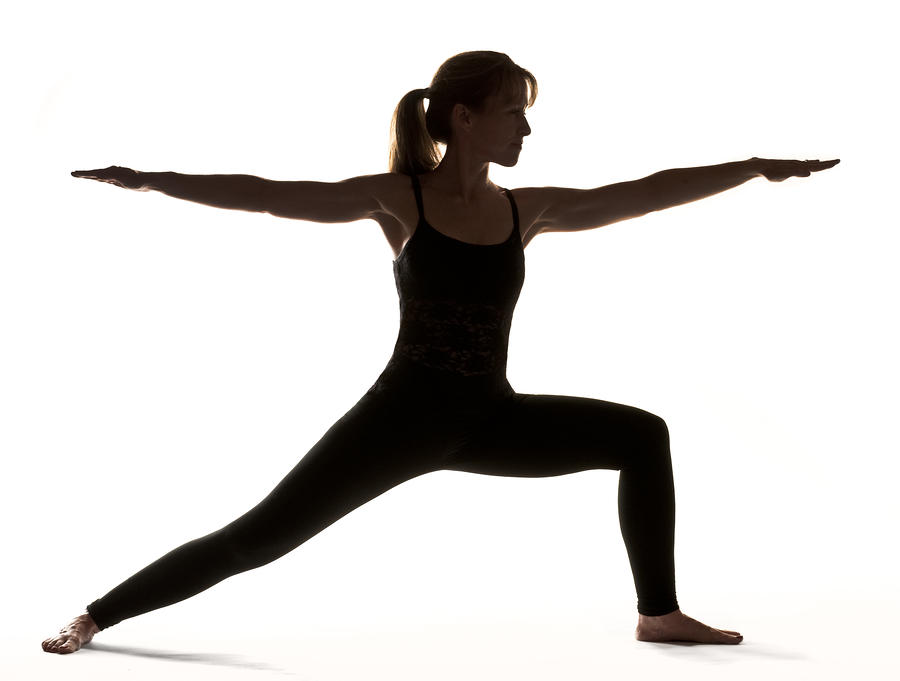
#> input picture projetos/yoga-poses-classification/data/interim/TEST/warrior2/00000020.jpg, 900 x 681 px, found by its file name; its folder holds only this picture in this run
$ jupyter execute Processamento.ipynb
#> lines starting #> are read from the running program, lines starting #| are printed output that depends on the picture; after the words box and inside, x2 and y2 are one past the last pixel; in counts of white or black regions, pixels touching at a corner belong together
[cell 1]
from google.colab import drive
drive.mount('/content/gdrive')
data_dir = "gdrive/MyDrive/PROJETO/NovoDATASET2"

#Imports do codigo

[cell 2]
# Imports
import os
import cv2
import numpy as np
from google.colab.patches import cv2_imshow
from skimage.morphology import thin
from scipy import ndimage as ndi
from skimage.feature import peak_local_max
import math

#Direção entre 2 pontos

[cell 3]
def get_direction(prev_point, point):
    dx = point[0] - prev_point[0]
    dy = point[1] - prev_point[1]
    angle = math.atan2(dy, dx)
    angle_degrees = math.degrees(angle)

    # Arredondar o ângulo para um dos valores discretos correspondentes
    if angle_degrees < 0:
        angle_degrees += 360

    if angle_degrees >= 337.5 or angle_degrees < 22.5:
        return 0  # Leste
    elif 22.5 <= angle_degrees < 67.5:
        return 1  # Nordeste
    elif 67.5 <= angle_degrees < 112.5:
        return 2  # Norte
    elif 112.5 <= angle_degrees < 157.5:
        return 3  # Noroeste
    elif 157.5 <= angle_degrees < 202.5:
        return 4  # Oeste
    elif 202.5 <= angle_degrees < 247.5:
        return 5  # Sudoeste
    elif 247.5 <= angle_degrees < 292.5:
        return 6  # Sul
    elif 292.5 <= angle_degrees < 337.5:
        return 7  # Sudeste

#Codigo da cadeia

[cell 4]
def codigodacadeia(contours):
  # Extrair o código da cadeia de cada contorno
  chain_codes = []
  for contour in contours:
      contour = np.squeeze(contour)  # Remover dimensão redundante
      chain_code = []
      prev_point = contour[-1]  # Ponto inicial
      for point in contour:
          direction = get_direction(prev_point, point)  # Função para calcular a direção entre dois pontos
          chain_code.append(direction)
          prev_point = point
      chain_codes.append(chain_code)

  print(chain_code)

#Metodo de processamento de imagem escolhido

[cell 5]
def reading_img_in_datasets(path):

  # Verifica as pastas dentro da classe escolhida
  Train_path = os.listdir(path)

  #Para cada imagem dentro da classe escolhida
  for filename in Train_path:

    # Carregar a imagem colorida
    img = cv2.imread(os.path.join(path, filename))
#> img is the input picture: shape (681, 900, 3); mean B, G, R 209.9, 211.4, 213.4
    img = np.array(img, dtype=np.uint8)

    # Apply bilateral filter with d = 7,
    # sigmaColor = sigmaSpace = 60.
    img = cv2.bilateralFilter(img, 7, 60, 60)

    # Converter a imagem para escala de cinza
    gray = cv2.cvtColor(img, cv2.COLOR_BGR2GRAY)

    # Realizar a limiarização na imagem em escala de cinza aplicando OTSU
    _, thresh = cv2.threshold(gray, 0, 255, cv2.THRESH_BINARY + cv2.THRESH_OTSU)
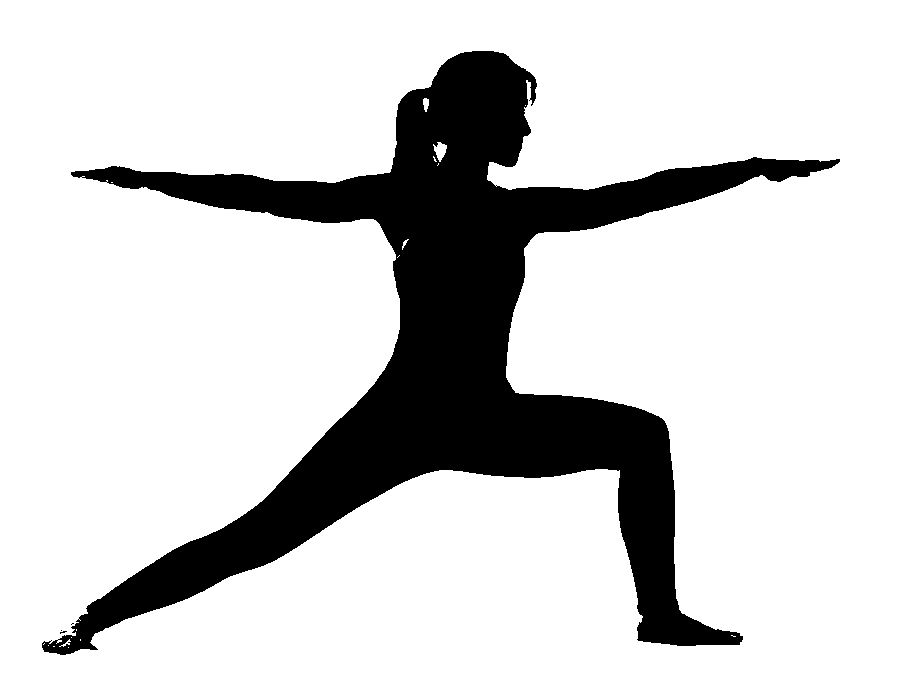
#> thresh: shape (681, 900); 81.7% white; 4 black regions (3 under 20 px), largest, box (x1, y1, x2, y2) and area: (42, 51, 840, 655) 111972

    # Aplicar a detecção de bordas de Canny na imagem binarizada
    edges = cv2.Canny(thresh, 100, 200)
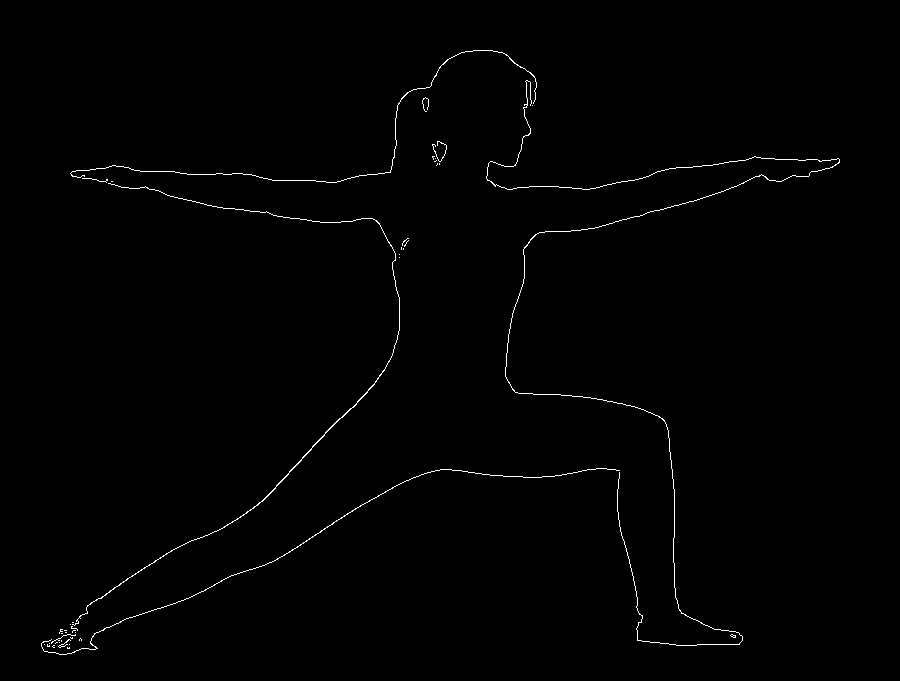
#> edges: shape (681, 900); 0.68% white in thin lines or dots, all inside (x1, y1, x2, y2) = (41, 50, 840, 655)

    # Inverter as cores da imagem binária
    edges_inv = cv2.bitwise_not(edges)

    # Aplicar a transformada de abertura para limpar a imagem
    kernel = np.ones((7,7),np.uint8)
    opening = cv2.morphologyEx(edges_inv, cv2.MORPH_OPEN, kernel)
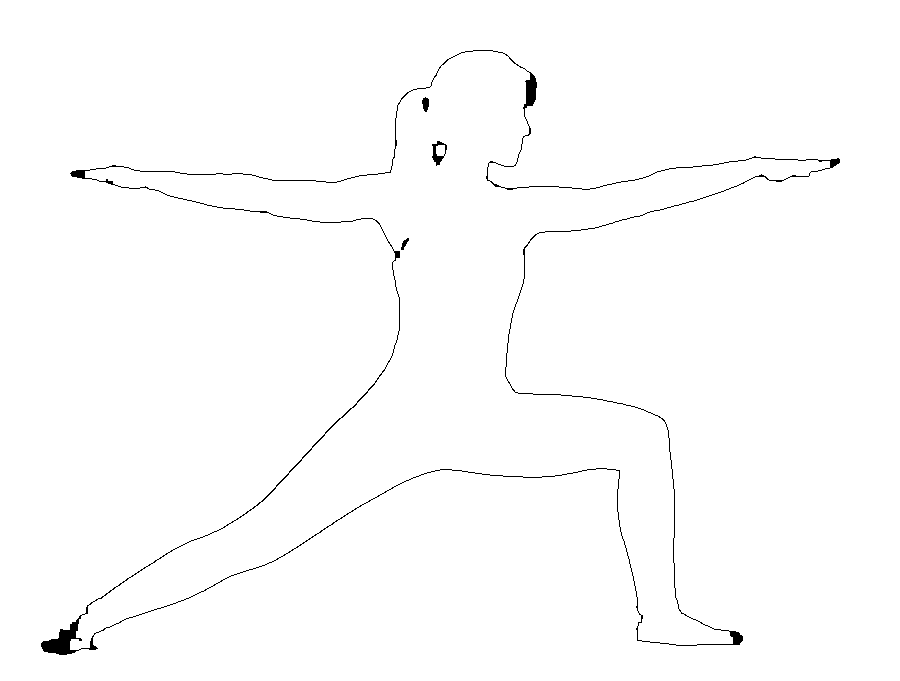
#> opening: shape (681, 900); 99.1% white; 4 black regions, box (x1, y1, x2, y2) and area: (41, 50, 840, 655) 5073, (432, 141, 447, 166) 154, (422, 97, 429, 112) 77, (401, 238, 409, 250) 44

    # Aplicar a transformada de gradiente morfológico
    gradient = cv2.morphologyEx(opening, cv2.MORPH_GRADIENT, kernel)
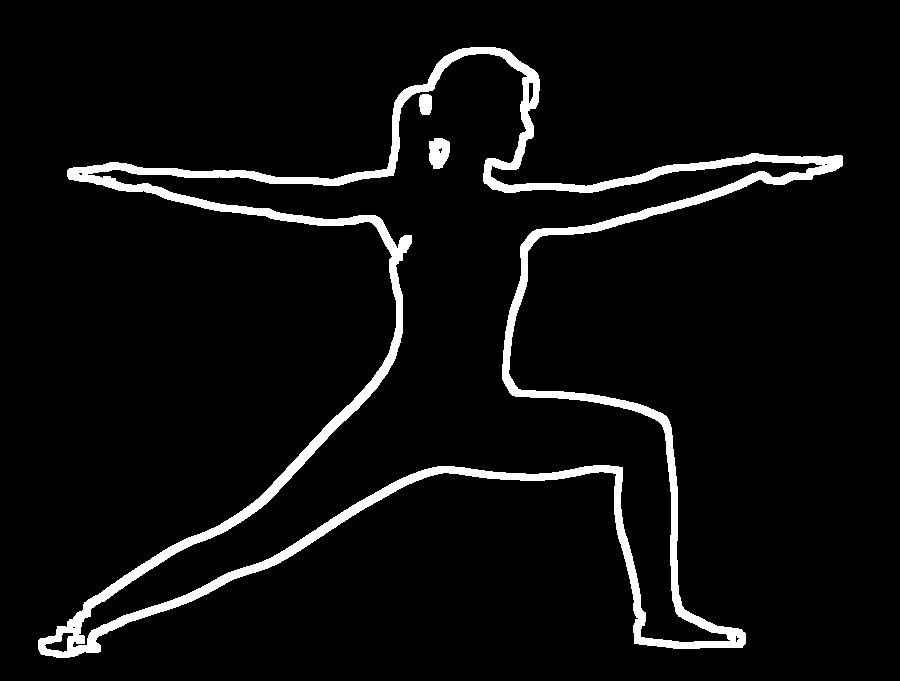
#> gradient: shape (681, 900); 5.4% white; 3 white regions

    # Encontrar os contornos na imagem
    contours, hierarchy = cv2.findContours(gradient, cv2.RETR_TREE, cv2.CHAIN_APPROX_SIMPLE)
#> contours = 11 contours, 5 with area under 20; largest, box (x1, y1, x2, y2) and area: (38, 47, 843, 658) 126514, (72, 53, 823, 648) 97617, (429, 138, 450, 169) 486, (44, 632, 74, 653) 262, (419, 94, 432, 115) 216, (528, 82, 534, 104) 90

    imgs_orig_result = cv2.hconcat([cv2.resize(gray, (256,256)),
                                    cv2.resize(gradient, (256,256))])
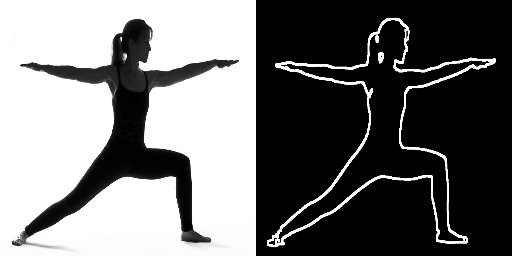
#> imgs_orig_result: shape (256, 512); min 0, max 255, mean 112.8

    # Mostrar a imagem resultante
    cv2_imshow(imgs_orig_result)
    cv2.waitKey(0)
    cv2.destroyAllWindows()


    #aplicando codio da cadia
    codigodacadeia(contours)
#> the loop in codigodacadeia, `for contour in contours:` made 11 passes
#| [4, 3, 4, 2, 3, 2, 1, 2, 1, 2, 1, 0, 6, 7, 6, 7, 6, 5, 4, 5]

[cell 6]
def main():
    # código do programa aqui
    reading_img_in_datasets('gdrive/MyDrive/PROJETO/NovoDATASET2/TRAIN2/warrior2')

if __name__ == "__main__":
    main()

#conferindo  o codigo da CADEIA

[cell 7]
import cv2
import numpy as np

def get_displacement(direction):
    # Mapeie a direção para o deslocamento correspondente
    if direction == 0:
        return (1, 0)  # Leste
    elif direction == 1:
        return (1, -1)  # Nordeste
    elif direction == 2:
        return (0, -1)  # Norte
    elif direction == 3:
        return (-1, -1)  # Noroeste
    elif direction == 4:
        return (-1, 0)  # Oeste
    elif direction == 5:
        return (-1, 1)  # Sudoeste
    elif direction == 6:
        return (0, 1)  # Sul
    elif direction == 7:
        return (1, 1)  # Sudeste

# Código da cadeia para desenhar a letra "A"
chain_code =[0, 7, 0, 1, 0, 7, 0, 1, 0, 1, 0, 1, 0, 1, 0, 1, 2, 1, 2, 3, 4, 3, 4, 3, 4, 3, 4, 3, 4, 3, 2, 3, 4, 2, 3, 2, 3, 2, 3, 4, 5, 4, 5, 4, 3, 4, 3, 2, 3, 2, 3, 2, 1, 2, 1, 2, 1, 2, 1, 2, 1, 2, 3, 5, 4, 5, 6, 5, 4, 3, 4, 5, 4, 5, 6, 5, 6, 5, 6, 5, 7, 6, 7, 6, 7, 6, 7, 6, 7, 0, 7, 0, 1, 0, 1, 0, 7, 0, 7, 0, 7]


# Criar uma imagem em branco para desenhar o contorno
height, width = 512, 512  # Tamanho da imagem
image = np.zeros((height, width), dtype=np.uint8)

# Ponto inicial do contorno
start_point = (width // 2, height // 2)

# Desenhar o contorno com base no código da cadeia
prev_point = start_point
for direction in chain_code:
    # Obter o deslocamento com base na direção
    dx, dy = get_displacement(direction)

    # Comprimento do segmento do contorno
    segment_length = 5

    # Calcular o próximo ponto do contorno com base no deslocamento e comprimento do segmento
    next_point = (prev_point[0] + dx * segment_length, prev_point[1] + dy * segment_length)

    # Desenhar o segmento do contorno na imagem
    cv2.line(image, prev_point, next_point, 255, 2)

    # Atualizar o ponto anterior para o próximo ponto
    prev_point = next_point

# Exibir a imagem com o contorno desenhado
cv2_imshow( image)
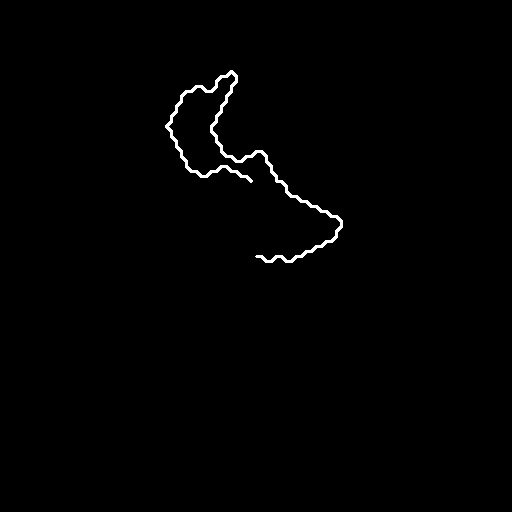
#> shown: shape (512, 512); 0.77% white; 1 white region, box (x1, y1, x2, y2) and area: (165, 70, 343, 263) 2028
cv2.waitKey(0)
cv2.destroyAllWindows()

$ run again, on projetos/yoga-poses-classification/data/interim/TEST/warrior2/00000096.jpg
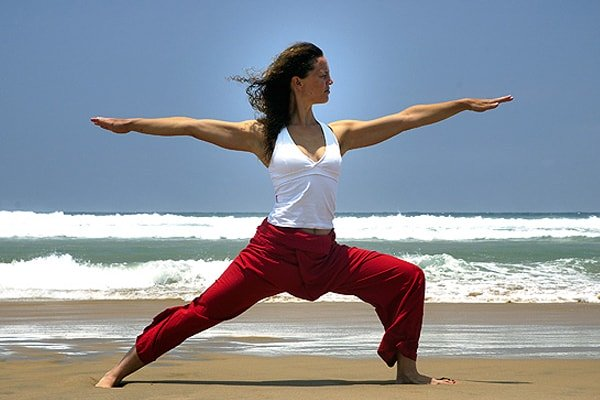
#> input picture projetos/yoga-poses-classification/data/interim/TEST/warrior2/00000096.jpg, 600 x 400 px, found by its file name
#> in reading_img_in_datasets, img is the input picture: shape (400, 600, 3); mean B, G, R 155.1, 145.8, 140.3
#> in reading_img_in_datasets, `_, thresh = cv2.threshold(gray, 0, 255, cv2.THRESH_BINARY + cv2.THRESH..`:
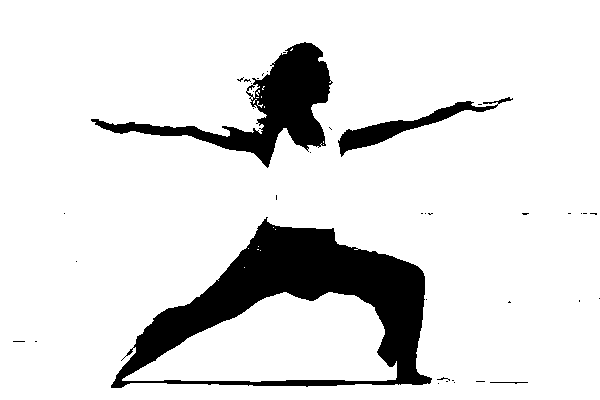
#> thresh: shape (400, 600); 87.7% white; 39 black regions (35 under 20 px), largest, box (x1, y1, x2, y2) and area: (111, 217, 432, 388) 19453, (91, 42, 333, 168) 7904, (338, 97, 513, 157) 2007, (490, 382, 528, 384) 40
#> edges: shape (400, 600); 1.4% white in thin lines or dots, all inside (x1, y1, x2, y2) = (12, 42, 600, 388)
#> opening: shape (400, 600); 97.5% white; 17 black regions (9 under 20 px), largest, box (x1, y1, x2, y2) and area: (110, 216, 456, 388) 2893, (91, 42, 333, 168) 1917, (337, 97, 513, 157) 697
#> gradient: shape (400, 600); 9.9% white; 17 white regions
#> contours = 47 contours, 19 with area under 20; largest, box (x1, y1, x2, y2) and area: (107, 213, 459, 391) 38868, (125, 225, 424, 382) 14385, (135, 295, 394, 379) 13663, (88, 39, 336, 171) 11300, (200, 45, 327, 160) 4694
#> in reading_img_in_datasets, `imgs_orig_result = cv2.hconcat([cv2.resize(gray, (256,256)), cv2.resiz..`:
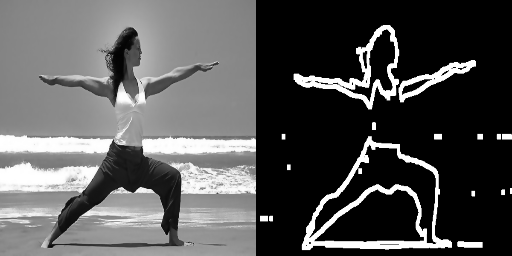
#> imgs_orig_result: shape (256, 512); min 0, max 255, mean 85.2
#> the loop in codigodacadeia, `for contour in contours:` made 47 passes
#> contour on passes 9, 12, 16, 19, 21, 26, 27, 29: [[117, 383], [118, 382], [119, 383], [118, 384]], [[124, 371], [125, 370], [126, 371], [125, 372]], [[240, 263], [240, 271], [248, 271], [248, 263]], [[519, 209], [519, 217], [531, 217], [531, 209]], [[60, 209], [60, 217], [68, 217], [68, 209]], [[425, 120], [426, 119], [427, 120], [426, 121]], [[432, 118], [433, 117], [434, 118], [433, 119]], [[453, 109], [454, 108], [455, 109], [454, 110]]
#> (printed output is left out)
